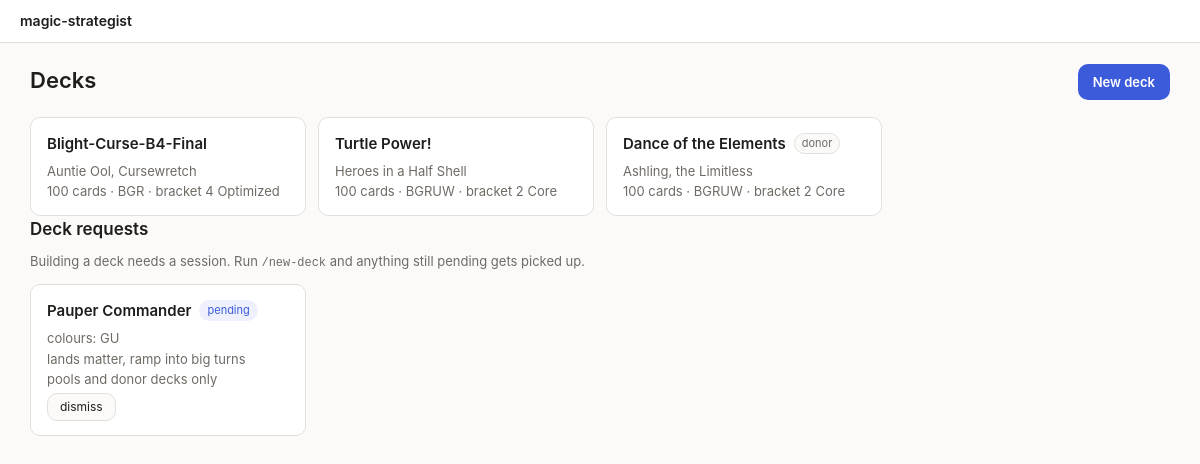
Before: / with the older database file.
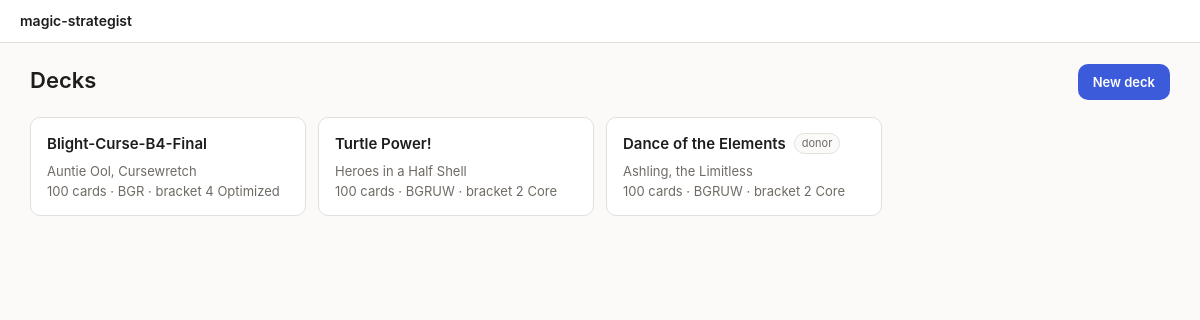
After: the same page with the newer database file.
### tables this page shows
CREATE TABLE decks (
    id                  INTEGER PRIMARY KEY,
    location_id         INTEGER NOT NULL UNIQUE REFERENCES locations(id) ON DELETE CASCADE,
    slug                TEXT NOT NULL UNIQUE,
    name                TEXT NOT NULL,
    commander_oracle_id TEXT REFERENCES cards(oracle_id),
    partner_oracle_id   TEXT REFERENCES cards(oracle_id),
    color_identity      TEXT,
    -- commander | pdh | modern | pauper. See scripts/formats.py; the deck size
    -- and singleton rules differ, so nothing may assume "100 and singleton".
    format              TEXT NOT NULL DEFAULT 'commander'
                        CHECK (format IN ('commander', 'pdh', 'modern', 'pauper')),
    target_bracket      INTEGER CHECK (target_bracket BETWEEN 1 AND 5),
    is_registered       INTEGER NOT NULL DEFAULT 0,
    -- active: kept assembled and held to exactly 100.
    -- donor:  cannibalised for parts. Its cards count as available inventory,
    --         its list is not held to 100, and it makes no claim on a card
    --         that an active deck also wants.
    -- retired: kept for the record only.
    -- draft: generated from a deck_request and not yet accepted.
    status              TEXT NOT NULL DEFAULT 'active'
                        CHECK (status IN ('active', 'donor', 'retired', 'draft')),
    notes               TEXT
);

CREATE TABLE cards (
    oracle_id        TEXT PRIMARY KEY,
    name             TEXT NOT NULL,
    mana_cost        TEXT,
    mana_value       REAL,
    type_line        TEXT,
    oracle_text      TEXT,
    power            TEXT,
    toughness        TEXT,
    loyalty          TEXT,
    colors           TEXT,                    -- WUBRG subset, '' = colorless
    color_identity   TEXT NOT NULL DEFAULT '',-- WUBRG subset, sorted
    keywords         TEXT,                    -- JSON array
    layout           TEXT,
    card_faces       TEXT,                    -- JSON array; NULL when single-faced
    legalities       TEXT,                    -- JSON: Scryfall's per-format legality
    is_game_changer  INTEGER NOT NULL DEFAULT 0,
    is_basic_land    INTEGER NOT NULL DEFAULT 0,
    is_token         INTEGER NOT NULL DEFAULT 0,
    is_legendary     INTEGER NOT NULL DEFAULT 0,
    can_be_commander INTEGER NOT NULL DEFAULT 0,
    scryfall_uri     TEXT,
    enriched_at      TEXT
);

CREATE TABLE deck_requests (
    id             INTEGER PRIMARY KEY,
    format         TEXT NOT NULL DEFAULT 'commander'
                   CHECK (format IN ('commander', 'pdh', 'modern', 'pauper')),
    colors         TEXT,      -- desired colour identity, e.g. 'BG'; NULL = open
    commander_hint TEXT,      -- a commander he already has in mind
    strategy       TEXT,      -- free text: what the deck should try to do
    -- Whether cards may be taken from decks that are currently assembled.
    -- Pools and donor decks are always fair game.
    allow_borrowing INTEGER NOT NULL DEFAULT 0,
    allow_buying    INTEGER NOT NULL DEFAULT 1,
    notes          TEXT,
    status         TEXT NOT NULL DEFAULT 'pending'
                   CHECK (status IN ('pending', 'building', 'ready', 'dismissed')),
    deck_id        INTEGER REFERENCES decks(id) ON DELETE SET NULL,
    response       TEXT,      -- what the session did, and what it could not do
    created_at     TEXT NOT NULL DEFAULT (datetime('now'))
);

### app/main.py (the view)
@app.get("/", response_class=HTMLResponse)
def index(request: Request):
    conn = q.connect()
    try:
        context = {
            "request": request,
            "decks": q.list_decks(conn),
            "requests": [r for r in q.list_requests(conn) if r["status"] != "dismissed"],
        }
    finally:
        conn.close()
    return templates.TemplateResponse("index.html", context)

### app/templates/index.html (shortened to what this page needs)
{% extends "base.html" %}
{% block content %}
<div class="wrap">
  <div class="page-head">
    <h1>Decks</h1>
    <a class="btn-primary" href="/new">New deck</a>
  </div>
  <div class="deck-list">
    {% for d in decks %}
    <a class="deck-card" href="/deck/{{ d.slug }}">
      <div class="deck-card-head">
        <span class="deck-name">{{ d.name }}</span>
        {% if d.status != 'active' %}<span class="pill pill-muted">{{ d.status }}</span>{% endif %}
      </div>
      <div class="deck-meta">{{ d.commander or 'commander not identified' }}</div>
      <div class="deck-meta">
        {{ d.size }} cards · {{ d.color_identity or 'C' }} ·
        bracket {{ d.target_bracket or '—' }} {{ d.bracket_name }}
      </div>
    </a>
    {% endfor %}
  </div>
  {% if requests %}
  <section>
    <h2>Deck requests</h2>
    <p class="hint">Building a deck needs a session. Run <code>/new-deck</code> and
      anything still pending gets picked up.</p>
    <div class="deck-list">
      {% for r in requests %}
      <div class="deck-card">
        <div class="deck-card-head">
          <span class="deck-name">{{ r.format_name }}</span>
          <span class="pill {% if r.status == 'pending' %}pill-accent{% else %}pill-muted{% endif %}">{{ r.status }}</span>
        </div>
        {% if r.colors %}<div class="deck-meta">colours: {{ r.colors }}</div>{% endif %}
        {% if r.strategy %}<div class="deck-meta">{{ r.strategy }}</div>{% endif %}
        <div class="deck-meta dim">
          {{ 'may borrow from assembled decks' if r.allow_borrowing else 'pools and donor decks only' }}
        </div>
        <form method="post" action="/api/request/{{ r.id }}/dismiss" class="form-actions">
          <button type="submit">dismiss</button>
        </form>
      </div>
      {% endfor %}
    </div>
  </section>
  {% endif %}
</div>
{% endblock %}

### app/templates/base.html (shortened to what this page needs)
<!doctype html>
<html lang="en">
<head>
  <link rel="stylesheet" href="{{ asset('app.css') }}">
</head>
<body>
  <div class="stickyhead">
    <header class="topbar">
      <a href="/" class="brand">magic-strategist</a>
    </header>
  </div>
  <main>{% block content %}{% endblock %}</main>
</body>
</html>

### app/static/app.css (style rules this page uses)
:root { --bg: #fbfaf9; --surface: #ffffff; --border: #e3e0dc; --text: #1f1d1b; --muted: #6f6a64; --dim: #98928a; --cut: #b3261e; --cut-bg: #fdecea; --add: #1e6b3a; --add-bg: #e8f5ec; --warn: #8a5a00; --warn-bg: #fdf3e0; --accent: #3b5bdb; --accent-bg: #eef1fd; --radius: 10px; }
* { box-sizing: border-box; }
body { margin: 0; background: var(--bg); color: var(--text); font: 15px/1.55 -apple-system, BlinkMacSystemFont, "Segoe UI", Roboto, sans-serif; }
h1 { font-size: 22px; font-weight: 600; margin: 0 0 4px; }
a { color: inherit; }
.wrap { max-width: 1180px; margin: 0 auto; padding: 20px 20px 80px; }
.stickyhead { position: sticky; top: 0; z-index: 20; background: var(--surface); }
.topbar { display: flex; align-items: center; gap: 14px; padding: 10px 20px; background: var(--surface); border-bottom: 1px solid var(--border); }
.brand { font-weight: 600; text-decoration: none; font-size: 14px; }
.page-head { display: flex; align-items: center; justify-content: space-between; gap: 16px; margin-bottom: 16px; }
.btn-primary { font: inherit; font-size: 13px; font-weight: 600; padding: 7px 14px; cursor: pointer; border-radius: var(--radius); border: 1px solid transparent; background: var(--accent); color: #fff; text-decoration: none; display: inline-block; }
.deck-list { display: grid; grid-template-columns: repeat(auto-fill, minmax(260px, 1fr)); gap: 12px; }
.deck-card { display: block; text-decoration: none; background: var(--surface); border: 1px solid var(--border); border-radius: var(--radius); padding: 14px 16px; }
.deck-card-head { display: flex; align-items: center; gap: 8px; flex-wrap: wrap; margin-bottom: 6px; }
.deck-name { font-weight: 600; }
.deck-meta { color: var(--muted); font-size: 13px; }
.pill { font-size: 11px; padding: 1px 7px; border-radius: 20px; border: 1px solid var(--border); color: var(--muted); }
.pill-muted { background: var(--bg); }

Changed rows visible on the page:
removed deck_requests: format_name "Pauper Commander", status "pending", colors "GU", strategy "lands matter, ramp into big turns", allow_borrowing "pools and donor decks only"
Other visible differences:
text no longer shown: "Deck requests Building a deck needs a session. Run /new-deck and anything still pending gets picked up."
